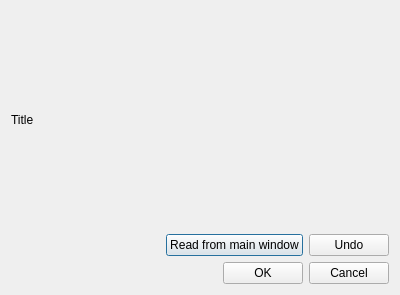
<?xml version="1.0" encoding="UTF-8"?>
<ui version="4.0">
 <class>Dialog</class>
 <widget class="QDialog" name="Dialog">
  <property name="geometry">
   <rect>
    <x>0</x>
    <y>0</y>
    <width>400</width>
    <height>295</height>
   </rect>
  </property>
  <property name="windowTitle">
   <string>Dialog</string>
  </property>
  <layout class="QVBoxLayout" name="verticalLayout">
   <item>
    <widget class="QLabel" name="LAB_Title">
     <property name="text">
      <string>Title</string>
     </property>
    </widget>
   </item>
   <item>
    <layout class="QHBoxLayout" name="HL_Add_Widget"/>
   </item>
   <item>
    <layout class="QHBoxLayout" name="horizontalLayout_3">
     <item>
      <spacer name="horizontalSpacer_3">
       <property name="orientation">
        <enum>Qt::Horizontal</enum>
       </property>
       <property name="sizeHint" stdset="0">
        <size>
         <width>40</width>
         <height>20</height>
        </size>
       </property>
      </spacer>
     </item>
     <item>
      <widget class="QPushButton" name="PB_Current_Sample">
       <property name="text">
        <string>Read from main window</string>
       </property>
      </widget>
     </item>
     <item>
      <widget class="QPushButton" name="PB_Undo">
       <property name="text">
        <string>Undo</string>
       </property>
      </widget>
     </item>
    </layout>
   </item>
   <item>
    <layout class="QHBoxLayout" name="horizontalLayout_2">
     <item>
      <spacer name="horizontalSpacer">
       <property name="orientation">
        <enum>Qt::Horizontal</enum>
       </property>
       <property name="sizeHint" stdset="0">
        <size>
         <width>40</width>
         <height>20</height>
        </size>
       </property>
      </spacer>
     </item>
     <item>
      <widget class="QPushButton" name="PB_OK">
       <property name="text">
        <string>OK</string>
       </property>
      </widget>
     </item>
     <item>
      <widget class="QPushButton" name="PB_Cancel">
       <property name="text">
        <string>Cancel</string>
       </property>
      </widget>
     </item>
    </layout>
   </item>
  </layout>
 </widget>
 <resources/>
 <connections/>
</ui>
